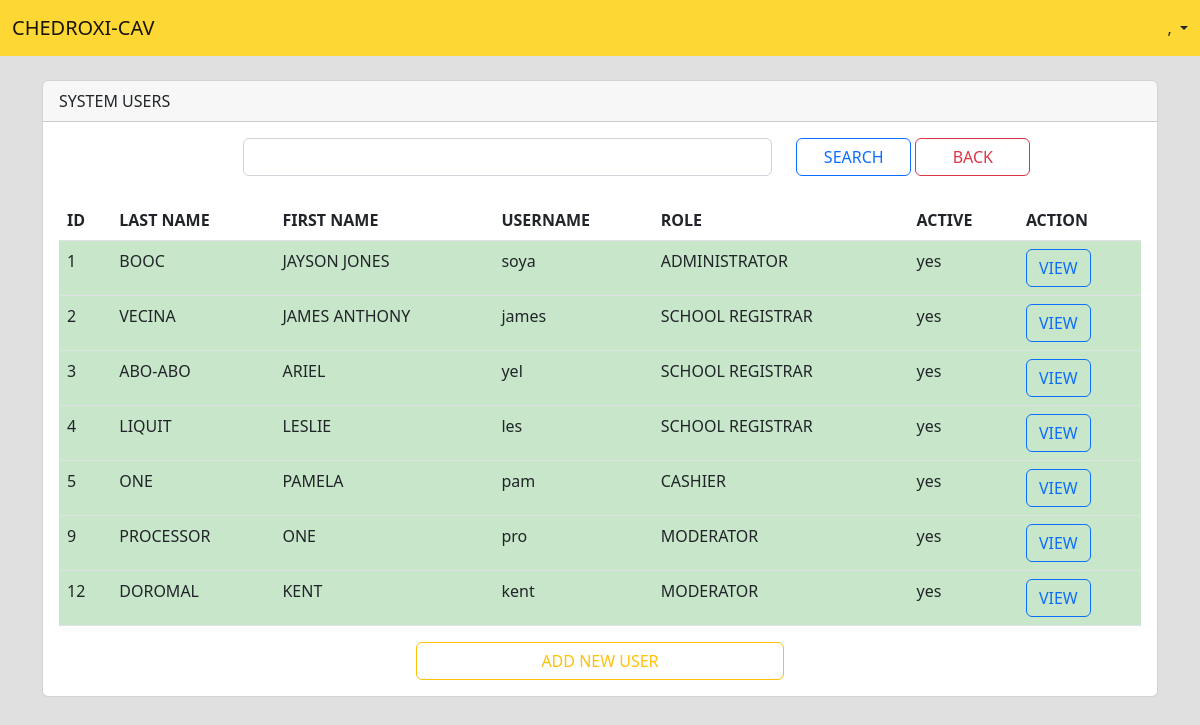
The app's page /pages/admin/pages/viewUsers.php with its own data.
### tables this page shows
CREATE TABLE `tbl_users` (
  `userID` int(11) NOT NULL,
  `lastname` varchar(30) NOT NULL,
  `firstname` varchar(50) NOT NULL,
  `username` varchar(30) NOT NULL,
  `password` varchar(30) NOT NULL,
  `emailAddress` varchar(50) NOT NULL,
  `roleID` int(11) NOT NULL,
  `picture` blob DEFAULT NULL,
  `active` varchar(3) NOT NULL
);

CREATE TABLE `tbl_roles` (
  `roleID` int(11) NOT NULL,
  `roleDesc` varchar(30) NOT NULL,
  `active` varchar(3) NOT NULL
);

### pages/admin/pages/viewUsers.php (the view, shortened to what this page needs)
<?php
include "../../../modules/dbconnection.php";
$UID = $_SESSION['UID'];
$sql = "select * from tbl_users a inner join tbl_roles b where a.roleid=b.roleid and userID='$UID' limit 1";
$result = mysqli_query($connection,$sql);
$fetch=mysqli_fetch_assoc($result);
$user = $fetch['lastname'] . ', ' . $fetch['firstname'];
$search = $_GET['search'];
$sql1 = "select userid,lastname,firstname,username,password,roledesc,a.active from tbl_users a inner join tbl_roles b where a.roleid=b.roleid and a.active='yes' and (lastname like '%$search%' or  firstname like '%$search%' or roledesc like '%$search%')";
$result1 = mysqli_query($connection,$sql1);
?>
<!doctype html>
<html>
    <head>
        <link href="https://cdn.jsdelivr.net/npm/bootstrap@5.2.1/dist/css/bootstrap.min.css" rel="stylesheet">
    </head>
    <body class="body-bg">
        <nav class="navbar fixed-top" style="background-color: #FDD835;">
            <div class="container-fluid">
                <a class="navbar-brand">CHEDROXI-CAV</a>
                <li class="nav-item dropdown d-flex">
                    <a class="nav-link dropdown-toggle" href="#" role="button" data-bs-toggle="dropdown" aria-expanded="false"><?= $user ?></a>
                </li>
            </div>
        </nav>
        <div class="container">
            <div class="card">
                <div class="card-header">SYSTEM USERS</div>
                <div class="card-body">
                    <form method='post' action="../../../modules/admin-viewusers-route.php">
                        <div class="row">
                            <div class="col-2"></div>
                            <div class="col-6"><input type="text" name="search" class="form-control"></div>
                            <div class="col-4"><input type="submit" class="col-4 btn btn-outline-primary" value="SEARCH"> <a href="../index.php" class="col-4 btn btn-outline-danger">BACK</a></div>
                        </div>
                    </form>
                    <br>
                    <table class="table">
                        <thead>
                            <tr>
                                <th>ID</th>
                                <th>LAST NAME</th>
                                <th>FIRST NAME</th>
                                <th>USERNAME</th>
                                <th>ROLE</th>
                                <th>ACTIVE</th>
                                <th>ACTION</th>
                            </tr>
                        </thead>
                        <tbody>
                            <?php while($fetch1 = mysqli_fetch_assoc($result1)) {?>
                                <tr <?php if($fetch1['active'] == 'yes') { echo "style='background-color:#C8E6C9;'";} elseif ($fetch1['active'] == 'no') {echo "style='background-color:#FFCDD2;'";}?>>
                                    <td><?=$fetch1['userid']?></td>
                                    <td><?=$fetch1['lastname']?></td>
                                    <td><?=$fetch1['firstname']?></td>
                                    <td><?=$fetch1['username']?></td>
                                    <td><?=$fetch1['roledesc']?></td>
                                    <td><?=$fetch1['active']?></td>
                                    <td><a href="viewSchoolDetails.php?id=<?=$fetch1['userid']?>" class="btn btn-outline-primary">VIEW</a></td>
                                </tr>
                            <?php } ?>
                        </tbody>
                    </table>
                    <div class="row">
                        <div class="col-4"></div>
                        <a href="addUser.php" class="col-4 btn btn-outline-warning">ADD NEW USER</a>
                    </div>
                </div>
            </div>
        </div>
    </body>
</html>

### pages/admin/pages/viewUsers.php (style rules this page uses)
.container { margin-top: 80px; margin-bottom: 5px; }
.body-bg { background-color:#E0E0E0; }

### records on screen
tbl_users: userID "1", lastname "BOOC", firstname "JAYSON JONES", username "soya", roleID.roleDesc "ADMINISTRATOR", active "yes"
tbl_users: userID "2", lastname "VECINA", firstname "JAMES ANTHONY", username "james", roleID.roleDesc "SCHOOL REGISTRAR", active "yes"
tbl_users: userID "3", lastname "ABO-ABO", firstname "ARIEL", username "yel", roleID.roleDesc "SCHOOL REGISTRAR", active "yes"
tbl_users: userID "4", lastname "LIQUIT", firstname "LESLIE", username "les", roleID.roleDesc "SCHOOL REGISTRAR", active "yes"
tbl_users: userID "5", lastname "ONE", firstname "PAMELA", username "pam", roleID.roleDesc "CASHIER", active "yes"
tbl_users: userID "9", lastname "PROCESSOR", firstname "ONE", username "pro", roleID.roleDesc "MODERATOR", active "yes"
tbl_users: userID "12", lastname "DOROMAL", firstname "KENT", username "kent", roleID.roleDesc "MODERATOR", active "yes"

### other values on screen
$user ","
